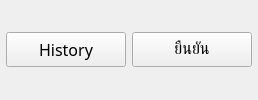
           <widget class="QWidget" name="widget_17" native="true">
            <layout class="QHBoxLayout" name="horizontalLayout_14">
             <property name="leftMargin">
              <number>0</number>
             </property>
             <property name="topMargin">
              <number>0</number>
             </property>
             <property name="rightMargin">
              <number>0</number>
             </property>
             <property name="bottomMargin">
              <number>0</number>
             </property>
             <item>
              <widget class="QWidget" name="widget_18" native="true"/>
             </item>
             <item>
              <widget class="QPushButton" name="ButtonTool_5">
               <property name="minimumSize">
                <size>
                 <width>120</width>
                 <height>35</height>
                </size>
               </property>
               <property name="maximumSize">
                <size>
                 <width>120</width>
                 <height>35</height>
                </size>
               </property>
               <property name="font">
                <font>
                 <family>Sarabun</family>
                 <pointsize>12</pointsize>
                </font>
               </property>
               <property name="text">
                <string>History</string>
               </property>
               <property name="icon">
                <iconset>
                 <normaloff>../../.designer/backup/icon/icons8-search-50.png</normaloff>../../.designer/backup/icon/icons8-search-50.png</iconset>
               </property>
              </widget>
             </item>
             <item>
              <widget class="QPushButton" name="ButtonTool">
               <property name="minimumSize">
                <size>
                 <width>120</width>
                 <height>35</height>
                </size>
               </property>
               <property name="maximumSize">
                <size>
                 <width>120</width>
                 <height>35</height>
                </size>
               </property>
               <property name="font">
                <font>
                 <family>Sarabun</family>
                 <pointsize>12</pointsize>
                </font>
               </property>
               <property name="text">
                <string>ยืนยัน</string>
               </property>
               <property name="icon">
                <iconset>
                 <normaloff>../../.designer/backup/icon/icons8-paper-plane-50.png</normaloff>../../.designer/backup/icon/icons8-paper-plane-50.png</iconset>
               </property>
              </widget>
             </item>
             <item>
              <widget class="QWidget" name="widget_19" native="true"/>
             </item>
            </layout>
           </widget>
